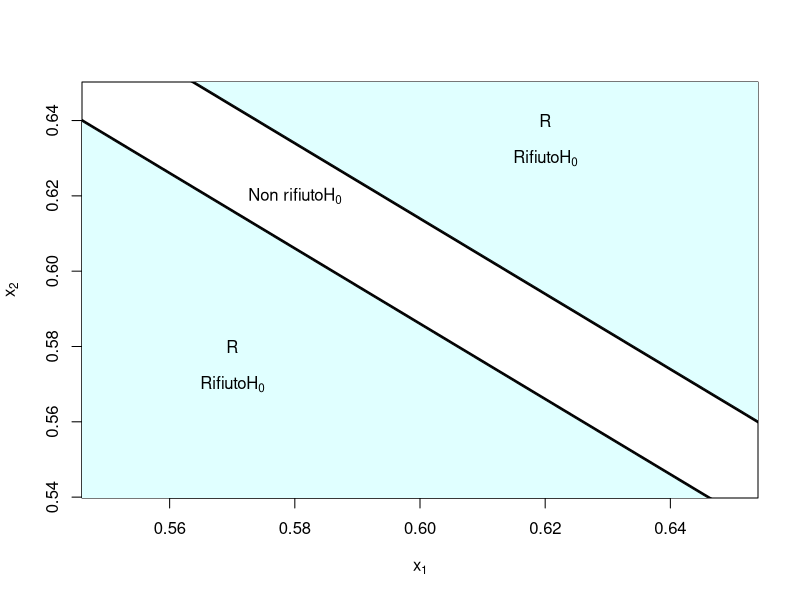
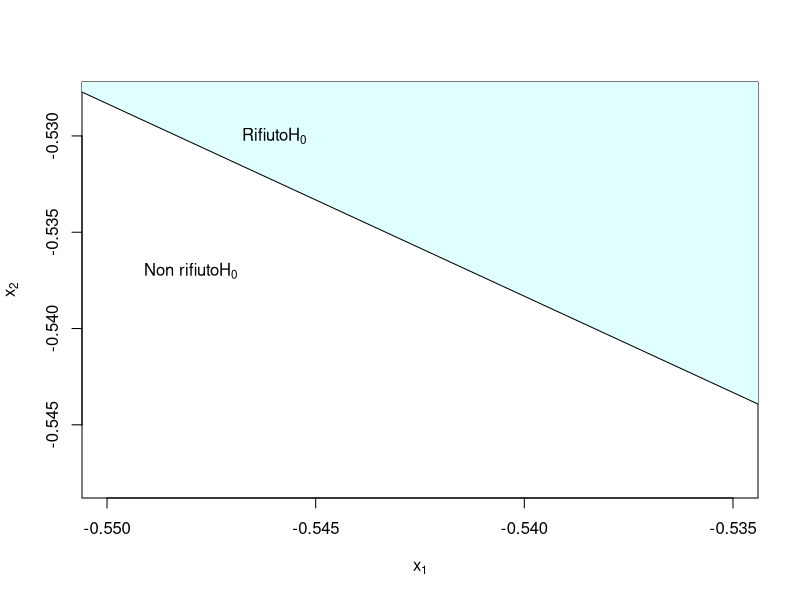
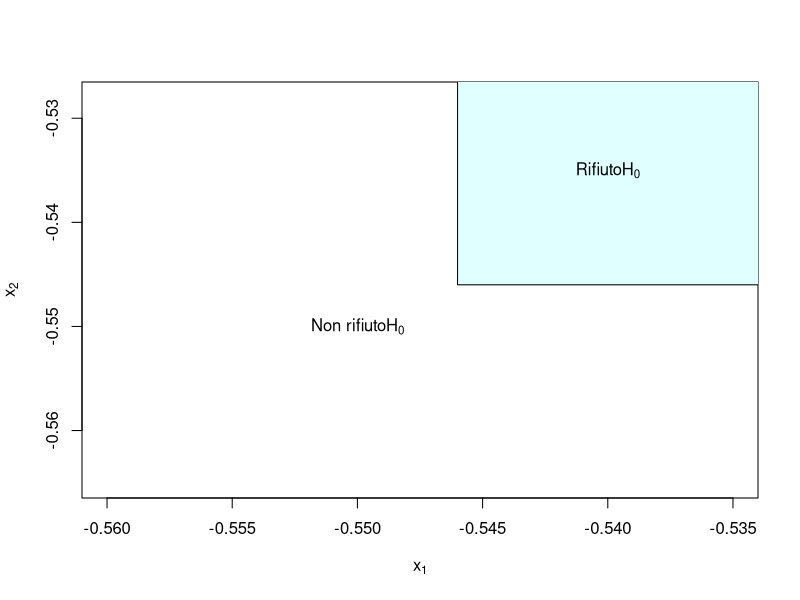

The R source for these figures, in order:
regioneCritica2 <- function() {
  x1 = 0.54
  x2 = 0.67
  xMin = 0.55
  xMax = 0.65
  nbPoints = 100
  PloygonScalingFactor = 100
  x = seq(x1,x2,length.out=nbPoints)
  y2 = -x + 1.213859
  y1 = -x + 1.186141
  yMin = min(y2)
  yMax = max(y1)
  plot(x,y2,type="l",lwd=2,xlim=c(xMin,xMax),ylim=c(yMin,yMax),xlab=expression(x[1]),ylab=expression(x[2]))

  lines(x,y1,lwd=2)
  # colorazione triangolo inferiore
  x=c(x1,x1,x2)
  y=c(y1[1],y1[100],y1[100])
  polygon(x*0.9997,y*0.9997,col="lightcyan" )
  
  # colorazione triangolo superiore
  x=c(x1,x2,x2)
  y=c(y2[1],y2[1],y2[100])
  polygon(x*1.0003,y*1.0003,col="lightcyan")
  
  text(0.58,0.62,expression(paste("Non rifiuto", H[0])))
  text(0.62,0.63,expression(paste("Rifiuto", H[0])))
  text(0.62,0.64,label="R")
  text(x=0.57,y=0.57,labels=expression(paste("Rifiuto", H[0])))
  text(0.57,0.58,label="R")
}


regioneCritica2()


regioneCritica1 <- function() {
  x1 = -0.555
  x2 = -0.530
  xMin = -0.55
  xMax = -0.535
  nbPoints = 100
  PloygonScalingFactor = 100
  x = seq(x1,x2,length.out=nbPoints)
  y = -x - 1.078
  yMin = min(y)
  yMax = -0.528
  plot(x,y,type="l",lwd=2,xlim=c(xMin,xMax),ylim=c(yMin,yMax),xlab=expression(x[1]),ylab=expression(x[2]))

  
  # colorazione triangolo superiore
  x=c(x1,x2,x2)
  y=c(y[1],y[1],y[100])
  polygon(x*1.0003,y*1.0003,col="lightcyan")
  
  text(-0.548,-0.537,expression(paste("Non rifiuto", H[0])))
  text(-0.546,0.-0.530,expression(paste("Rifiuto", H[0])))
}
regioneCritica1()
print("");


regioneCritica3 <- function() {
  x1 = -0.565
  x2 = -0.530
  xMin = -0.56
  xMax = -0.535

  yMin = -0.565
  yMax = -0.528
  plot(x=c(1,2),y=c(1,2),type="l",lwd=2,xlim=c(xMin,xMax),ylim=c(yMin,yMax),xlab=expression(x[1]),ylab=expression(x[2]))

  
  # colorazione triangolo superiore
  x=c(-0.546,-0.546,-0.53,-0.53)
  y=c(-0.546,-0.525,-0.525,-0.546)
  polygon(x,y,col="lightcyan")
  
  text(-0.55,-0.55,expression(paste("Non rifiuto", H[0])))
  text(-0.54,0.-0.535,expression(paste("Rifiuto", H[0])))
}
regioneCritica3()
print("");
